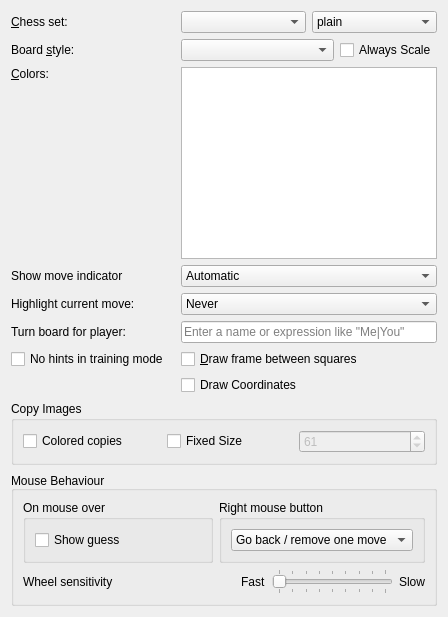
     <widget class="QWidget" name="tabGeneral">
      <attribute name="title">
       <string>Board</string>
      </attribute>
      <layout class="QGridLayout">
       <item row="1" column="2">
        <layout class="QHBoxLayout" name="boardStyleLayout">
         <item>
          <widget class="QComboBox" name="boardThemeCombo">
           <property name="sizePolicy">
            <sizepolicy hsizetype="MinimumExpanding" vsizetype="Fixed">
             <horstretch>0</horstretch>
             <verstretch>0</verstretch>
            </sizepolicy>
           </property>
          </widget>
         </item>
         <item>
          <widget class="QCheckBox" name="alwaysScale">
           <property name="text">
            <string>Always Scale</string>
           </property>
          </widget>
         </item>
        </layout>
       </item>
       <item row="8" column="0">
        <widget class="QLabel" name="label_16">
         <property name="text">
          <string>Turn board for player:</string>
         </property>
         <property name="buddy">
          <cstring>editPlayerTurnBoard</cstring>
         </property>
        </widget>
       </item>
       <item row="7" column="0">
        <widget class="QLabel" name="label_7">
         <property name="text">
          <string>Highlight current move:</string>
         </property>
         <property name="buddy">
          <cstring>hilightCurrentMove</cstring>
         </property>
        </widget>
       </item>
       <item row="0" column="2">
        <layout class="QHBoxLayout">
         <item>
          <widget class="QComboBox" name="pieceThemeCombo">
           <property name="sizePolicy">
            <sizepolicy hsizetype="MinimumExpanding" vsizetype="Fixed">
             <horstretch>0</horstretch>
             <verstretch>0</verstretch>
            </sizepolicy>
           </property>
          </widget>
         </item>
         <item>
          <widget class="QComboBox" name="pieceEffect">
           <property name="sizePolicy">
            <sizepolicy hsizetype="MinimumExpanding" vsizetype="Fixed">
             <horstretch>0</horstretch>
             <verstretch>0</verstretch>
            </sizepolicy>
           </property>
           <item>
            <property name="text">
             <string notr="true">plain</string>
            </property>
           </item>
           <item>
            <property name="text">
             <string notr="true">outline</string>
            </property>
           </item>
           <item>
            <property name="text">
             <string notr="true">shadow</string>
            </property>
           </item>
          </widget>
         </item>
        </layout>
       </item>
       <item row="1" column="0">
        <widget class="QLabel" name="boardThemeLabel">
         <property name="text">
          <string>Board &amp;style:</string>
         </property>
         <property name="buddy">
          <cstring>boardThemeCombo</cstring>
         </property>
        </widget>
       </item>
       <item row="9" column="0">
        <widget class="QCheckBox" name="btNoHints">
         <property name="text">
          <string>No hints in training mode</string>
         </property>
        </widget>
       </item>
       <item row="10" column="2">
        <widget class="QCheckBox" name="boardShowCoordinates">
         <property name="text">
          <string>Draw Coordinates</string>
         </property>
        </widget>
       </item>
       <item row="0" column="0">
        <widget class="QLabel" name="pieceThemeLabel">
         <property name="text">
          <string>&amp;Chess set:</string>
         </property>
         <property name="buddy">
          <cstring>pieceThemeCombo</cstring>
         </property>
        </widget>
       </item>
       <item row="9" column="2">
        <widget class="QCheckBox" name="boardFrameCheck">
         <property name="text">
          <string>&amp;Draw frame between squares</string>
         </property>
        </widget>
       </item>
       <item row="6" column="2">
        <widget class="QComboBox" name="cbShowIndicator">
         <item>
          <property name="text">
           <string>Automatic</string>
          </property>
         </item>
         <item>
          <property name="text">
           <string>Always</string>
          </property>
         </item>
         <item>
          <property name="text">
           <string>Never</string>
          </property>
         </item>
        </widget>
       </item>
       <item row="16" column="0" colspan="3">
        <widget class="QGroupBox" name="groupBoxCopyImage">
         <property name="sizePolicy">
          <sizepolicy hsizetype="Preferred" vsizetype="Preferred">
           <horstretch>0</horstretch>
           <verstretch>0</verstretch>
          </sizepolicy>
         </property>
         <property name="title">
          <string>Copy Images</string>
         </property>
         <layout class="QHBoxLayout" name="horizontalLayout" stretch="1,2">
          <item>
           <widget class="QCheckBox" name="boardColorCopy">
            <property name="sizePolicy">
             <sizepolicy hsizetype="Preferred" vsizetype="Fixed">
              <horstretch>0</horstretch>
              <verstretch>0</verstretch>
             </sizepolicy>
            </property>
            <property name="text">
             <string>Colored copies</string>
            </property>
           </widget>
          </item>
          <item>
           <layout class="QHBoxLayout" name="horizontalLayout_4" stretch="0,0">
            <property name="spacing">
             <number>-1</number>
            </property>
            <property name="leftMargin">
             <number>6</number>
            </property>
            <item>
             <widget class="QCheckBox" name="fixedImageSize">
              <property name="sizePolicy">
               <sizepolicy hsizetype="Minimum" vsizetype="Fixed">
                <horstretch>0</horstretch>
                <verstretch>0</verstretch>
               </sizepolicy>
              </property>
              <property name="layoutDirection">
               <enum>Qt::LeftToRight</enum>
              </property>
              <property name="text">
               <string>Fixed Size</string>
              </property>
             </widget>
            </item>
            <item>
             <widget class="QSpinBox" name="editImageSize">
              <property name="enabled">
               <bool>false</bool>
              </property>
              <property name="minimum">
               <number>10</number>
              </property>
              <property name="maximum">
               <number>2048</number>
              </property>
              <property name="singleStep">
               <number>10</number>
              </property>
              <property name="value">
               <number>61</number>
              </property>
             </widget>
            </item>
           </layout>
          </item>
         </layout>
        </widget>
       </item>
       <item row="7" column="2">
        <widget class="QComboBox" name="hilightCurrentMove">
         <item>
          <property name="text">
           <string>Never</string>
          </property>
         </item>
         <item>
          <property name="text">
           <string>Frame</string>
          </property>
         </item>
         <item>
          <property name="text">
           <string>Arrow</string>
          </property>
         </item>
        </widget>
       </item>
       <item row="6" column="0">
        <widget class="QLabel" name="labelShowMoveIndicator">
         <property name="text">
          <string>Show move indicator</string>
         </property>
         <property name="buddy">
          <cstring>cbShowIndicator</cstring>
         </property>
        </widget>
       </item>
       <item row="5" column="0">
        <widget class="QLabel" name="label">
         <property name="text">
          <string>&amp;Colors:</string>
         </property>
         <property name="alignment">
          <set>Qt::AlignLeading|Qt::AlignLeft|Qt::AlignTop</set>
         </property>
         <property name="buddy">
          <cstring>boardColorsList</cstring>
         </property>
        </widget>
       </item>
       <item row="5" column="2">
        <widget class="ColorList" name="boardColorsList"/>
       </item>
       <item row="8" column="2">
        <widget class="QLineEdit" name="editPlayerTurnBoard">
         <property name="placeholderText">
          <string>Enter a name or expression like &quot;Me|You&quot;</string>
         </property>
        </widget>
       </item>
       <item row="19" column="0" colspan="3">
        <widget class="QGroupBox" name="groupBoxMouse">
         <property name="sizePolicy">
          <sizepolicy hsizetype="Expanding" vsizetype="Preferred">
           <horstretch>0</horstretch>
           <verstretch>0</verstretch>
          </sizepolicy>
         </property>
         <property name="title">
          <string>Mouse Behaviour</string>
         </property>
         <property name="alignment">
          <set>Qt::AlignBottom|Qt::AlignLeading|Qt::AlignLeft</set>
         </property>
         <layout class="QVBoxLayout" name="verticalLayout_2">
          <property name="sizeConstraint">
           <enum>QLayout::SetDefaultConstraint</enum>
          </property>
          <item>
           <layout class="QHBoxLayout" name="horizontalLayout_22">
            <item>
             <widget class="QGroupBox" name="groupBoxMouseOver">
              <property name="title">
               <string>On mouse over</string>
              </property>
              <layout class="QHBoxLayout" name="horizontalLayout_21">
               <item>
                <widget class="QCheckBox" name="guessMoveCheck">
                 <property name="text">
                  <string>Show guess</string>
                 </property>
                </widget>
               </item>
              </layout>
             </widget>
            </item>
            <item>
             <widget class="QGroupBox" name="groupBoxRightMouse">
              <property name="title">
               <string>Right mouse button</string>
              </property>
              <layout class="QHBoxLayout" name="horizontalLayout_20">
               <item>
                <widget class="QComboBox" name="guessNextMove">
                 <item>
                  <property name="text">
                   <string>Go back / remove one move</string>
                  </property>
                 </item>
                 <item>
                  <property name="text">
                   <string>Next guess</string>
                  </property>
                 </item>
                 <item>
                  <property name="text">
                   <string>Colorize square</string>
                  </property>
                 </item>
                </widget>
               </item>
              </layout>
             </widget>
            </item>
           </layout>
          </item>
          <item>
           <layout class="QHBoxLayout" name="horizontalLayout_2">
            <item>
             <widget class="QLabel" name="labelWheel">
              <property name="text">
               <string>Wheel sensitivity</string>
              </property>
              <property name="buddy">
               <cstring>minWheelCount</cstring>
              </property>
             </widget>
            </item>
            <item>
             <spacer name="horizontalSpacer">
              <property name="orientation">
               <enum>Qt::Horizontal</enum>
              </property>
              <property name="sizeHint" stdset="0">
               <size>
                <width>40</width>
                <height>20</height>
               </size>
              </property>
             </spacer>
            </item>
            <item>
             <widget class="QLabel" name="labelFast">
              <property name="text">
               <string>Fast</string>
              </property>
             </widget>
            </item>
            <item>
             <widget class="QSlider" name="minWheelCount">
              <property name="maximum">
               <number>960</number>
              </property>
              <property name="singleStep">
               <number>104</number>
              </property>
              <property name="pageStep">
               <number>120</number>
              </property>
              <property name="orientation">
               <enum>Qt::Horizontal</enum>
              </property>
              <property name="invertedAppearance">
               <bool>false</bool>
              </property>
              <property name="tickPosition">
               <enum>QSlider::TicksBothSides</enum>
              </property>
              <property name="tickInterval">
               <number>120</number>
              </property>
             </widget>
            </item>
            <item>
             <widget class="QLabel" name="label_10">
              <property name="text">
               <string>Slow</string>
              </property>
             </widget>
            </item>
           </layout>
          </item>
         </layout>
        </widget>
       </item>
      </layout>
     </widget>
